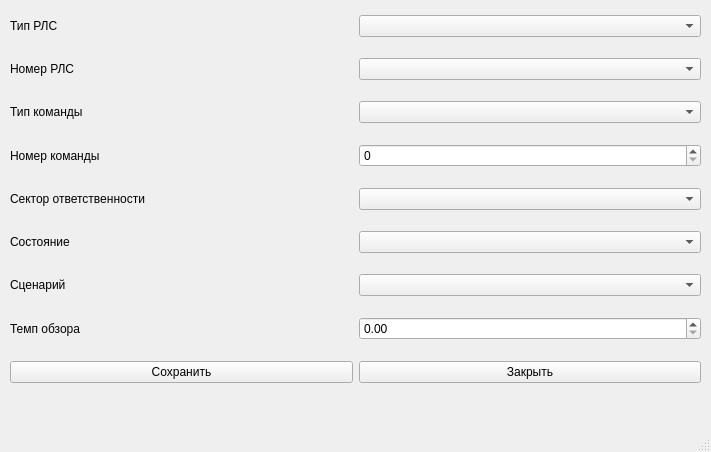
<?xml version="1.0" encoding="UTF-8"?>
<ui version="4.0">
 <class>WdCom</class>
 <widget class="QMainWindow" name="WdCom">
  <property name="geometry">
   <rect>
    <x>0</x>
    <y>0</y>
    <width>711</width>
    <height>452</height>
   </rect>
  </property>
  <property name="windowTitle">
   <string>MainWindow</string>
  </property>
  <widget class="QWidget" name="centralwidget">
   <widget class="QWidget" name="gridLayoutWidget">
    <property name="enabled">
     <bool>true</bool>
    </property>
    <property name="geometry">
     <rect>
      <x>10</x>
      <y>0</y>
      <width>691</width>
      <height>401</height>
     </rect>
    </property>
    <layout class="QGridLayout" name="gridLayout">
     <item row="3" column="1">
      <widget class="QSpinBox" name="spNum"/>
     </item>
     <item row="0" column="0">
      <widget class="QLabel" name="label_6">
       <property name="enabled">
        <bool>true</bool>
       </property>
       <property name="text">
        <string>Тип РЛС</string>
       </property>
      </widget>
     </item>
     <item row="1" column="0">
      <widget class="QLabel" name="label_5">
       <property name="enabled">
        <bool>true</bool>
       </property>
       <property name="text">
        <string>Номер РЛС</string>
       </property>
      </widget>
     </item>
     <item row="11" column="1">
      <widget class="QPushButton" name="pushButton_2">
       <property name="enabled">
        <bool>true</bool>
       </property>
       <property name="text">
        <string>Закрыть</string>
       </property>
      </widget>
     </item>
     <item row="0" column="1">
      <widget class="QComboBox" name="cbType">
       <property name="enabled">
        <bool>true</bool>
       </property>
      </widget>
     </item>
     <item row="8" column="0">
      <widget class="QLabel" name="label_7">
       <property name="enabled">
        <bool>true</bool>
       </property>
       <property name="text">
        <string>Сценарий</string>
       </property>
      </widget>
     </item>
     <item row="2" column="1">
      <widget class="QComboBox" name="cbCom">
       <property name="enabled">
        <bool>true</bool>
       </property>
      </widget>
     </item>
     <item row="5" column="0">
      <widget class="QLabel" name="lb">
       <property name="enabled">
        <bool>true</bool>
       </property>
       <property name="text">
        <string>Сектор ответственности</string>
       </property>
      </widget>
     </item>
     <item row="3" column="0">
      <widget class="QLabel" name="label_8">
       <property name="enabled">
        <bool>true</bool>
       </property>
       <property name="text">
        <string>Номер команды</string>
       </property>
      </widget>
     </item>
     <item row="11" column="0">
      <widget class="QPushButton" name="pbSave">
       <property name="enabled">
        <bool>true</bool>
       </property>
       <property name="text">
        <string>Сохранить</string>
       </property>
      </widget>
     </item>
     <item row="7" column="0">
      <widget class="QLabel" name="label_3">
       <property name="enabled">
        <bool>true</bool>
       </property>
       <property name="text">
        <string>Состояние</string>
       </property>
      </widget>
     </item>
     <item row="2" column="0">
      <widget class="QLabel" name="label">
       <property name="enabled">
        <bool>true</bool>
       </property>
       <property name="text">
        <string>Тип команды</string>
       </property>
      </widget>
     </item>
     <item row="5" column="1">
      <widget class="QComboBox" name="cbSector">
       <property name="enabled">
        <bool>true</bool>
       </property>
      </widget>
     </item>
     <item row="9" column="0">
      <widget class="QLabel" name="label_4">
       <property name="enabled">
        <bool>true</bool>
       </property>
       <property name="text">
        <string>Темп обзора</string>
       </property>
      </widget>
     </item>
     <item row="1" column="1">
      <widget class="QComboBox" name="cbNumber">
       <property name="enabled">
        <bool>true</bool>
       </property>
      </widget>
     </item>
     <item row="8" column="1">
      <widget class="QComboBox" name="cbScena">
       <property name="enabled">
        <bool>true</bool>
       </property>
      </widget>
     </item>
     <item row="7" column="1">
      <widget class="QComboBox" name="cbSost">
       <property name="enabled">
        <bool>true</bool>
       </property>
      </widget>
     </item>
     <item row="9" column="1">
      <widget class="QDoubleSpinBox" name="dsbTemp"/>
     </item>
    </layout>
   </widget>
  </widget>
  <widget class="QMenuBar" name="menubar">
   <property name="geometry">
    <rect>
     <x>0</x>
     <y>0</y>
     <width>711</width>
     <height>21</height>
    </rect>
   </property>
  </widget>
  <widget class="QStatusBar" name="statusbar"/>
 </widget>
 <resources/>
 <connections/>
</ui>
